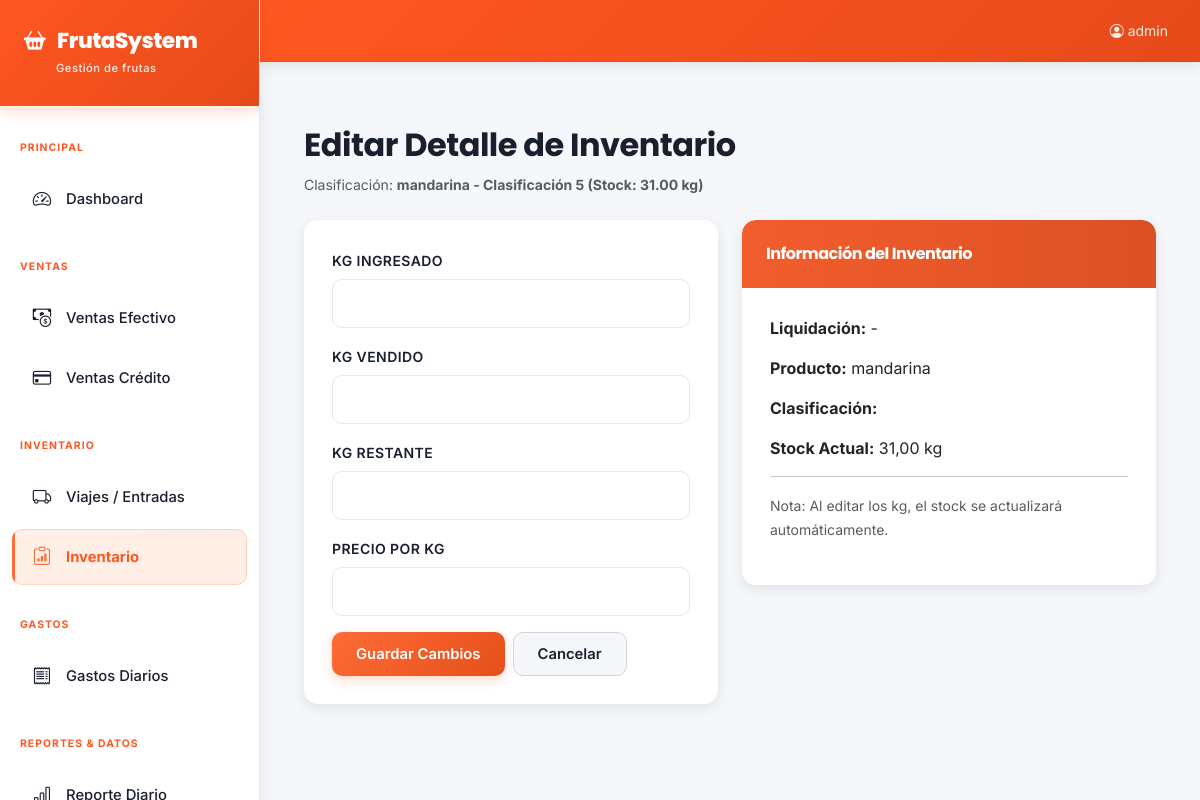
Page /inventario/detalle/18/editar/ (signed in) on the committed database.
### core/models.py (models this page shows, shortened)
class DetalleInventario(models.Model):
    liquidacion = models.ForeignKey(LiquidacionInventario, on_delete=models.CASCADE, related_name='detalles', verbose_name='Liquidación')
    clasificacion = models.ForeignKey(Clasificacion, on_delete=models.PROTECT, verbose_name='Clasificación')
    kg_ingresado = models.DecimalField(max_digits=10, decimal_places=2, default=0, verbose_name='Kg ingresado')
    kg_vendido = models.DecimalField(max_digits=10, decimal_places=2, default=0, verbose_name='Kg vendido')
    kg_restante = models.DecimalField(max_digits=10, decimal_places=2, verbose_name='Kg restante')
    precio_por_kg = models.DecimalField(max_digits=10, decimal_places=2, verbose_name='Precio por kg')
    class Meta:
        verbose_name = 'Detalle de Inventario'; verbose_name_plural = 'Detalles de Inventario'

class Clasificacion(models.Model):
    producto = models.ForeignKey(Producto, on_delete=models.CASCADE, related_name='clasificaciones', verbose_name='Producto')
    nombre = models.CharField(max_length=100, verbose_name='Nombre clasificación')
    orden = models.IntegerField(default=1, verbose_name='Orden')
    activo = models.BooleanField(default=True, verbose_name='Activa')
    stock_kg = models.DecimalField(max_digits=10, decimal_places=2, default=0, verbose_name='Stock (Kg)')
    def __str__(self): return f"{self.producto.nombre} - {self.nombre} (Stock: {self.stock_kg} kg)"
    class Meta:
        verbose_name = 'Clasificación'; verbose_name_plural = 'Clasificaciones'; ordering = ['producto', 'orden']

class Producto(models.Model):
    nombre = models.CharField(max_length=100, verbose_name='Nombre')
    tiene_descuento_gobierno = models.BooleanField(default=False, verbose_name='Descuento gobierno')
    porcentaje_descuento = models.DecimalField(max_digits=5, decimal_places=2, default=0, verbose_name='% Descuento gobierno')
    activo = models.BooleanField(default=True, verbose_name='Activo')
    class Meta:
        verbose_name = 'Producto'; verbose_name_plural = 'Productos'; ordering = ['nombre']

### core/views.py (the view, shortened to what this page needs)
# urls.py: path('inventario/detalle/<int:pk>/editar/', views.detalle_inventario_edit, name='detalle_inventario_edit'),
@login_required
def detalle_inventario_edit(request, pk):
    detalle = get_object_or_404(DetalleInventario, pk=pk)
    liq_id = detalle.liquidacion.pk
    ctx = {
        'detalle': detalle,
        'liq': detalle.liquidacion,
    }
    return render(request, 'core/detalle_inventario_form.html', ctx)

### core/templates/core/detalle_inventario_form.html (shortened to what this page needs)
{% extends "core/base.html" %}
{% block content %}
<div class="container mt-4">
    <div class="row mb-4">
        <div class="col">
            <h2>Editar Detalle de Inventario</h2>
            <small class="text-muted">Clasificación: <strong>{{ detalle.clasificacion }}</strong></small>
        </div>
    </div>
    <div class="row">
        <div class="col-md-6">
            <div class="card">
                <div class="card-body">
                    <form method="post" class="form">
                        <div class="mb-3">
                            <label for="id_kg_ingresado" class="form-label">KG Ingresado</label>
                            <input type="number" name="kg_ingresado" id="id_kg_ingresado" class="form-control"
                                   step="0.01" required value="{{ detalle.kg_ingresado }}">
                        </div>
                        <div class="mb-3">
                            <label for="id_kg_vendido" class="form-label">KG Vendido</label>
                            <input type="number" name="kg_vendido" id="id_kg_vendido" class="form-control"
                                   step="0.01" required value="{{ detalle.kg_vendido }}">
                        </div>
                        <div class="mb-3">
                            <label for="id_kg_restante" class="form-label">KG Restante</label>
                            <input type="number" name="kg_restante" id="id_kg_restante" class="form-control"
                                   step="0.01" required value="{{ detalle.kg_restante }}">
                        </div>
                        <div class="mb-3">
                            <label for="id_precio_por_kg" class="form-label">Precio por KG</label>
                            <input type="number" name="precio_por_kg" id="id_precio_por_kg" class="form-control"
                                   step="0.01" value="{% if detalle.precio_por_kg %}{{ detalle.precio_por_kg }}{% endif %}">
                        </div>
                        <div class="d-flex gap-2">
                            <button type="submit" class="btn btn-primary">Guardar Cambios</button>
                            <a href="{% url 'inventario_detail' liq.pk %}" class="btn btn-secondary">Cancelar</a>
                        </div>
                    </form>
                </div>
            </div>
        </div>
        <div class="col-md-6">
            <div class="card">
                <div class="card-header bg-info">
                    <h6 class="mb-0">Información del Inventario</h6>
                </div>
                <div class="card-body">
                    <p><strong>Liquidación:</strong> {{ liq.viaje.codigo }} - {{ liq.viaje.fecha }}</p>
                    <p><strong>Producto:</strong> {{ detalle.clasificacion.producto.nombre }}</p>
                    <p><strong>Clasificación:</strong> {{ detalle.clasificacion.clasificacion }}</p>
                    <p><strong>Stock Actual:</strong> {{ detalle.clasificacion.stock_kg }} kg</p>
                    <hr>
                    <p><small class="text-muted">Nota: Al editar los kg, el stock se actualizará automáticamente.</small></p>
                </div>
            </div>
        </div>
    </div>
</div>
{% endblock %}

### core/templates/core/base.html (shortened to what this page needs)
<!DOCTYPE html>
<html lang="es">
<head>
<link href="https://cdn.jsdelivr.net/npm/bootstrap@5.3.0/dist/css/bootstrap.min.css" rel="stylesheet">
<link href="https://cdn.jsdelivr.net/npm/bootstrap-icons@1.11.0/font/bootstrap-icons.css" rel="stylesheet">
</head>
<body>
<div class="sidebar" id="sidebar">
  <div class="sidebar-brand">
    <h5><i class="bi bi-basket2-fill"></i>FrutaSystem</h5>
    <small>Gestión de frutas</small>
  </div>
  <nav class="mt-2">
    <div class="nav-section">Principal</div>
    <a href="{% url 'dashboard' %}" class="nav-link {% if request.resolver_match.url_name == 'dashboard' %}active{% endif %}">
      <i class="bi bi-speedometer2"></i> Dashboard
    </a>
    <div class="nav-section">Ventas</div>
    <a href="{% url 'venta_efectivo_list' %}" class="nav-link {% if 'efectivo' in request.path %}active{% endif %}">
      <i class="bi bi-cash-coin"></i> Ventas Efectivo
    </a>
    <a href="{% url 'venta_credito_list' %}" class="nav-link {% if 'credito' in request.path %}active{% endif %}">
      <i class="bi bi-credit-card"></i> Ventas Crédito
    </a>
    <div class="nav-section">Inventario</div>
    <a href="{% url 'viaje_list' %}" class="nav-link {% if 'viajes' in request.path %}active{% endif %}">
      <i class="bi bi-truck"></i> Viajes / Entradas
    </a>
    <a href="{% url 'inventario_list' %}" class="nav-link {% if 'inventario' in request.path %}active{% endif %}">
      <i class="bi bi-clipboard-data"></i> Inventario
    </a>
    <div class="nav-section">Gastos</div>
    <a href="{% url 'gasto_list' %}" class="nav-link {% if 'gastos' in request.path and 'categorias' not in request.path %}active{% endif %}">
      <i class="bi bi-receipt"></i> Gastos Diarios
    </a>
    <div class="nav-section">Reportes & Datos</div>
    <a href="{% url 'reporte_diario' %}" class="nav-link {% if 'diario' in request.path %}active{% endif %}">
      <i class="bi bi-bar-chart-line"></i> Reporte Diario
    </a>
  </nav>
</div>
<div class="main-content">
  <div class="topbar">
    <div class="d-flex align-items-center gap-3">
      <small style="color: rgba(255,255,255,0.9);"><i class="bi bi-person-circle me-1"></i>{{ request.user.username }}</small>
    </div>
  </div>
  <div class="content-area">
    {% block content %}{% endblock %}
  </div>
</div>
</body>
</html>

### rows in the picture
DetalleInventario: clasificacion "mandarina - Clasificación 5 (Stock: 31.00 kg)", clasificacion.producto.nombre "mandarina", clasificacion.stock_kg "31,00"

### other values in the picture
{{ request.user.username }} "admin"
